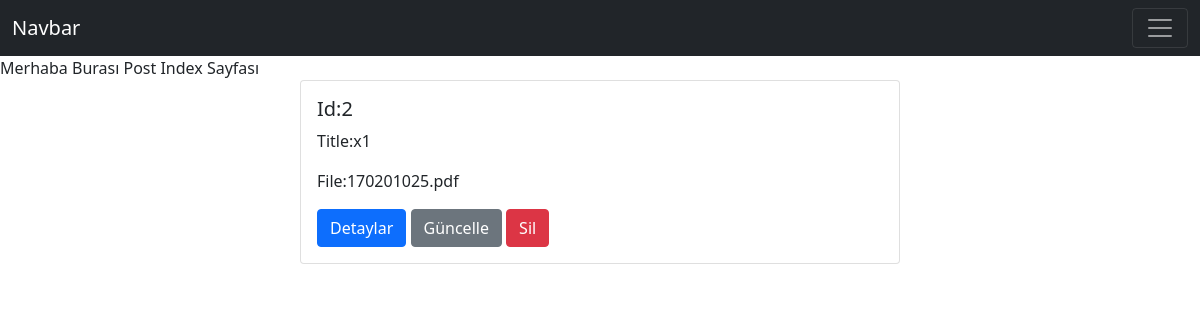
Page /post/index on the earlier database version.
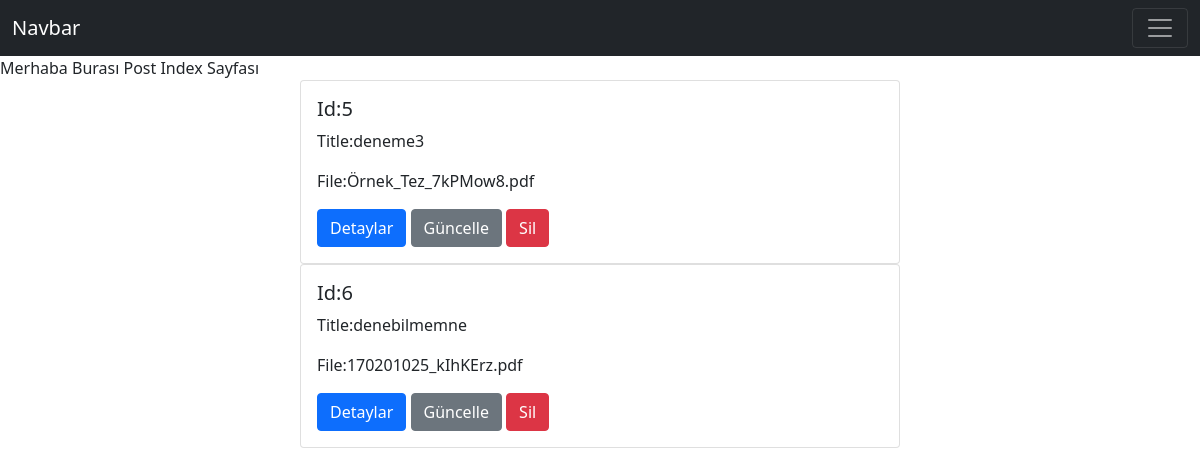
Same page on the later database version.
### post/models.py (models this page shows, shortened)
class Post(models.Model):
    title = models.CharField(max_length=120, verbose_name="Başlık")
    file = models.FileField(null=True, blank=True)
    def get_absolute_url(self):
        return reverse('post:detail', kwargs={'id': self.id})
    def get_update_url(self):
        return reverse('post:update', kwargs={'id': self.id})
    def get_delete_url(self):
        return reverse('post:delete', kwargs={'id': self.id})

### post/views.py (the view)
# urls.py: path('index', post_index,name='index'),
def post_index(request):
    posts = Post.objects.all()
    return render(request, 'post/index.html', {'posts': posts})

### templates/post/index.html
{% extends 'base.html' %}
{% block body %}
Merhaba Burası Post Index Sayfası<br>
{% for post in posts %}
    <div class="card col-md-6 offset-3">
      <div class="card-body">
        <h5 class="card-title">Id:{{ post.id}}</h5>
        <p class="card-text">Title:{{ post.title }}</p>
        <p class="card-text">File:{{ post.file}}</p>
        <a href="{{ post.get_absolute_url }}" class="btn btn-primary">Detaylar</a>
        <a href="{{ post.get_update_url }}" class="btn btn-secondary">Güncelle</a>
        <a href="{{ post.get_delete_url }}" class="btn btn-danger">Sil</a>
      </div>
    </div>
{% endfor %}
{% endblock%}

### templates/base.html (shortened to what this page needs)
{% load static %}
<html lang="en">
<head>
    <link rel="stylesheet" href="{% static 'css/bootstrap.min.css' %}">
</head>
<body>
    <nav class="navbar sticky-top navbar-dark text-light bg-dark " >
      <div class="container-fluid">
         <a class="navbar-brand" href="#">Navbar</a>
         <button class="navbar-toggler" type="button" data-bs-toggle="collapse" data-bs-target="#navbarNavAltMarkup" aria-controls="navbarNavAltMarkup" aria-expanded="false" aria-label="Toggle navigation">
           <span class="navbar-toggler-icon"></span>
         </button>
      </div>
    </nav>
    {% block body %}
    {% endblock %}
</body>
</html>

Differences in the rows shown:
removed Post: id "2", title "x1", file "170201025.pdf"
added Post: id "5", title "deneme3", file "Örnek_Tez_7kPMow8.pdf"
added Post: id "6", title "denebilmemne", file "170201025_kIhKErz.pdf"
